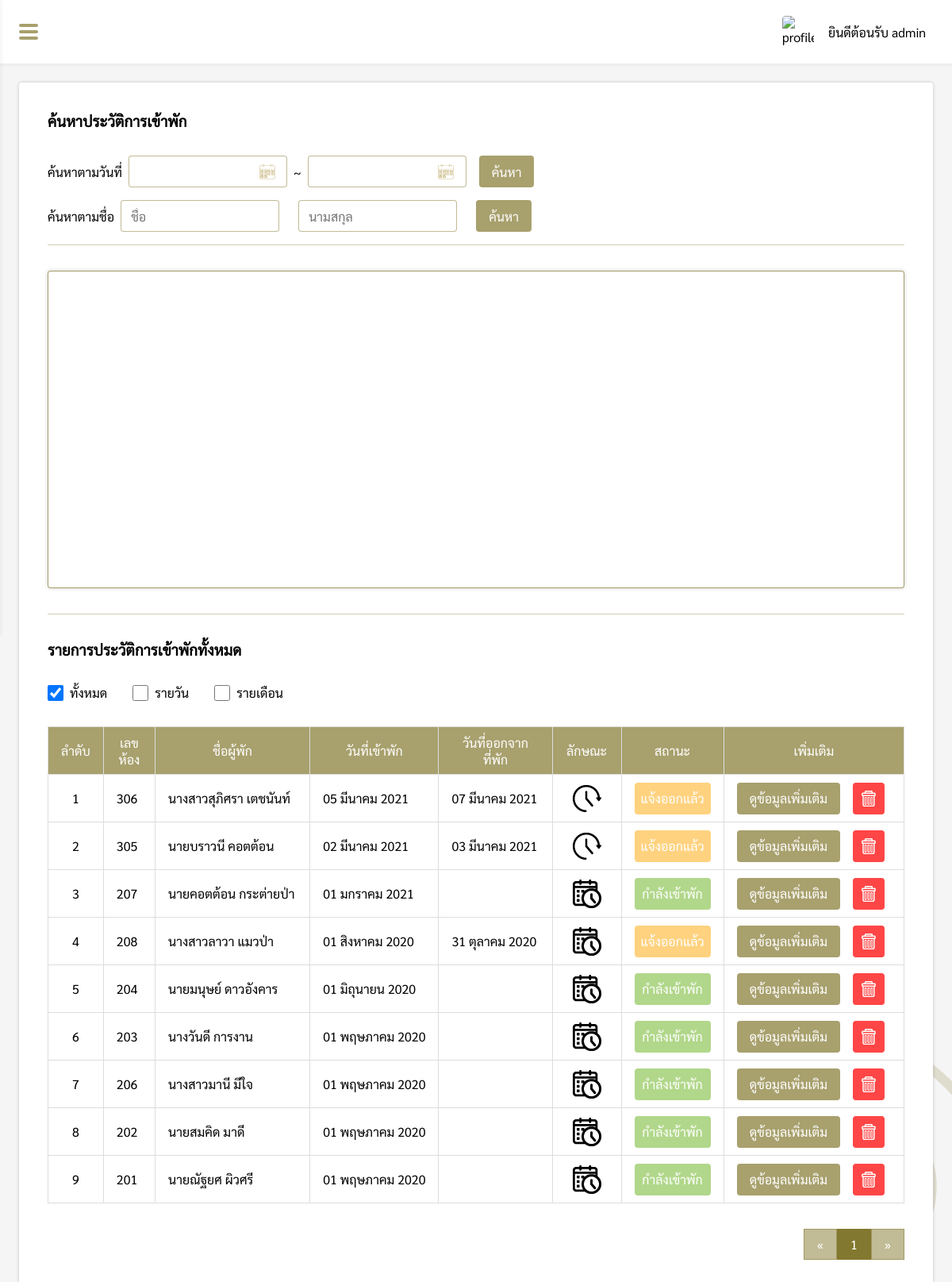
/pages/manage/roomList/roomHistory.php (signed in), run on the app's committed database.
### tables this page shows
CREATE TABLE `roommember` (
  `member_id` int(11) NOT NULL,
  `room_id` varchar(10) NOT NULL,
  `come_date` varchar(20) NOT NULL,
  `out_date` varchar(20) DEFAULT NULL,
  `member_cat` varchar(20) NOT NULL,
  `member_status` varchar(20) NOT NULL,
  `member_deposit` float(11,2) NOT NULL,
  `name_title` varchar(10) NOT NULL,
  `firstname` varchar(50) NOT NULL,
  `lastname` varchar(50) NOT NULL,
  `nickname` varchar(50) NOT NULL,
  `id_card` varchar(13) NOT NULL,
  `phone` varchar(10) NOT NULL,
  `email` varchar(100) NOT NULL,
  `birthday` varchar(20) DEFAULT NULL,
  `age` int(11) DEFAULT NULL,
  `race` varchar(50) DEFAULT NULL,
  `nationality` varchar(50) DEFAULT NULL,
  `job` varchar(50) DEFAULT NULL,
  `address` varchar(100) DEFAULT NULL,
  `pic_idcard` varchar(100) DEFAULT NULL,
  `pic_home` varchar(100) DEFAULT NULL,
  `name_title2` varchar(10) DEFAULT NULL,
  `firstname2` varchar(50) DEFAULT NULL,
  `lastname2` varchar(50) DEFAULT NULL,
  `nickname2` varchar(50) DEFAULT NULL,
  `id_card2` varchar(13) DEFAULT NULL,
  `phone2` varchar(10) DEFAULT NULL,
  `email2` varchar(100) DEFAULT NULL,
  `birthday2` varchar(20) DEFAULT NULL,
  `age2` int(11) DEFAULT NULL,
  `race2` varchar(50) DEFAULT NULL,
  `nationality2` varchar(50) DEFAULT NULL,
  `job2` varchar(50) DEFAULT NULL,
  `address2` varchar(100) DEFAULT NULL,
  `pic_idcard2` varchar(100) DEFAULT NULL,
  `pic_home2` varchar(100) DEFAULT NULL,
  `people` int(11) NOT NULL
);

### pages/manage/roomList/roomHistory.php (the view, shortened to what this page needs)
<?php
if($_SESSION["level"] == "admin" || $_SESSION["level"] == "employee"){
    include("../../connection.php");
    function DateThai($strDate){
        $strYear = date("Y",strtotime($strDate));
        $strMonth= date("n",strtotime($strDate));
        $strDay= date("d",strtotime($strDate));
        $strMonthCut = Array("","มกราคม", "กุมภาพันธ์", "มีนาคม","เมษายน", "พฤษภาคม", "มิถุนายน", "กรกฎาคม","สิงหาคม", "กันยายน", "ตุลาคม", "พฤศจิกายน", "ธันวาคม");
        $strMonthThai=$strMonthCut[$strMonth];
        return "$strDay $strMonthThai $strYear";
    }
    $from = @$_REQUEST["from"];
    $to = @$_REQUEST["to"];
    $check = @$_REQUEST["style"];
    $first = @$_REQUEST["name"];
    $last = @$_REQUEST["last"];
    if(isset($from) && isset($to)){
        $query = "SELECT come_date, COALESCE(SUM(member_cat = 'รายเดือน'),0) AS month_total, COALESCE(SUM(member_cat = 'รายวัน')) AS daily_total FROM roommember WHERE come_date BETWEEN '$from' AND '$to' GROUP BY come_date ORDER BY come_date ASC";
        $query = "SELECT * FROM (SELECT come_date, COALESCE(SUM(member_cat = 'รายเดือน'),0) AS month_total, COALESCE(SUM(member_cat = 'รายวัน')) AS daily_total FROM roommember WHERE come_date BETWEEN '$from' AND '$to' GROUP BY come_date ORDER BY come_date DESC LIMIT 5) sub ORDER BY come_date ASC";
    }else{
        $query = "SELECT * FROM (SELECT come_date, COALESCE(SUM(member_cat = 'รายเดือน'),0) AS month_total, COALESCE(SUM(member_cat = 'รายวัน')) AS daily_total FROM roommember GROUP BY come_date ORDER BY come_date DESC LIMIT 5) sub ORDER BY come_date ASC";
    }
    $query_result = mysqli_query($conn, $query);
    $datax = array();
    foreach ($query_result as $k) {
        $datax[] = "['".DateThai($k['come_date'])."',".$k['daily_total'].",".$k['month_total']."]";
    }
    $datax = implode(",", $datax);
?>
<!DOCTYPE html>
<html lang="en">
<head>
    <link rel="stylesheet" href="../../../css/history.css">
    <link rel="stylesheet" href="../../../css/my-style.css">
    <link rel="stylesheet" href="../../../css/navbar.css">
</head>
<body>
    <?php include("../../../components/sidebar.php"); ?>
    <div class="box">
        <div id="box-padding" style="padding:24px;">
            <div class="history-box">
                <h3>ค้นหาประวัติการเข้าพัก</h3>
                <div class="search">
                    <label class="search-topic" style="padding:10px 8px 0 0;">ค้นหาตามวันที่</label>
                    <div class="from-box" style="position:relative;">
                        <input type="text" class="roundtrip-input" id="date_from"
                            value="<?php if(isset($from)){ echo DateThai($from); } ?>">
                    </div>
                    <label class="to-text" style="padding:10px 8px 0 8px;">~</label>
                    <div class="to-box" style="position:relative;">
                        <input type="text" class="roundtrip-input" id="date_to"
                            value="<?php if(isset($to)){ echo DateThai($to); } ?>">
                    </div>
                    <button class="search-btn" type="button" id="searchHistory" style="margin: 0 16px;">ค้นหา</button>
                    <div class="n_search">
                        <p>ค้นหาตามชื่อ</p>
                        <input type="text" id="first" value="<?php echo $first; ?>" placeholder="ชื่อ">
                        <input type="text" id="last" style="margin-left:16px;" value="<?php echo $last; ?>" placeholder="นามสกุล">
                        <button style="margin-left:16px;" id="search_name">ค้นหา</button>
                    </div>
                </div>
                <div class="hr" style="margin-top:16px;"></div>
                <div>
                    <div class="card">
                        <?php
                        if(strlen($datax) != 0){
                        ?>
                        <div id="columnchart_material1" class="chart"></div>
                        <?php
                        }else{
                            echo "<p style='margin:auto;'>ไม่มีข้อมูล</p>";
                        }
                        ?>
                    </div>
                    <div class="hr"></div>
                    <div>
                        <h3>รายการประวัติการเข้าพักทั้งหมด</h3>
                        <?php
                        $perpage = 10;
                        if(isset($_GET['page'])){
                            $page = $_GET['page'];
                        }else{
                            $page = 1;
                        }
                        $start = ($page - 1) * $perpage;
                        $num = $start + 1;
                        if(isset($from) && isset($to) && !isset($check)){
                            $sql = "SELECT member_id, room_id, come_date, out_date, member_cat, member_status, name_title, firstname, lastname FROM roommember WHERE come_date BETWEEN '$from' AND '$to' ORDER BY member_id DESC";
                        }else if(isset($first) && !isset($last)){
                            $sql = "SELECT member_id, room_id, come_date, out_date, member_cat, member_status, name_title, firstname, lastname FROM roommember WHERE firstname = '$first' ORDER BY member_id DESC";
                        }else if(!isset($first) && isset($last)){
                            $sql = "SELECT member_id, room_id, come_date, out_date, member_cat, member_status, name_title, firstname, lastname FROM roommember WHERE lastname = '$last' ORDER BY member_id DESC";
                        }else if(isset($first) && isset($last)){
                            $sql = "SELECT member_id, room_id, come_date, out_date, member_cat, member_status, name_title, firstname, lastname FROM roommember WHERE firstname = '$first' AND lastname = '$last' ORDER BY member_id DESC";
                        }else{
                            $sql = "SELECT member_id, room_id, come_date, out_date, member_cat, member_status, name_title, firstname, lastname FROM roommember ORDER BY member_id DESC";
                        }
                        $result = $conn->query($sql);
                        ?>
                        <div style="display:flex;align-items:center;">
                            <div style="padding:32px 16px 32px 0;display: flex;align-items: center;">
                                <input type="checkbox" id="all" <?php if(!isset($check)){ echo "checked"; } ?>>
                                <label for="scales">ทั้งหมด</label>
                            </div>
                            <div style="padding:32px 16px;display: flex;align-items: center;">
                                <input type="checkbox" id="daily_check" <?php if($check == "daily"){ echo "checked"; } ?>>
                                <label for="scales">รายวัน</label>
                            </div>
                            <div style="padding:32px 16px;display: flex;align-items: center;">
                                <input type="checkbox" id="month_check" <?php if($check == "month"){ echo "checked"; } ?>>
                                <label for="scales">รายเดือน</label>
                            </div>
                        </div>
                        <?php
                        if($result->num_rows > 0){
                        ?>
                        <div style="overflow-x: auto;overflow-y:hidden;">
                            <table>
                                <tr>
                                    <th>ลำดับ</th>
                                    <th>เลขห้อง</th>
                                    <th>ชื่อผู้พัก</th>
                                    <th>วันที่เข้าพัก</th>
                                    <th>วันที่ออกจากที่พัก</th>
                                    <th>ลักษณะ</th>
                                    <th>สถานะ</th>
                                    <th>เพิ่มเติม</th>
                                </tr>
                                <?php
                                while($row = $result->fetch_assoc()){
                                ?>
                                <tr>
                                    <td><?php echo $num; ?></td>
                                    <td><?php echo $row["room_id"]; ?></td>
                                    <td><?php echo $row["name_title"].$row["firstname"] ." " .$row["lastname"]; ?></td>
                                    <td><?php echo DateThai($row["come_date"]); ?></td>
                                    <td><?php if(isset($row["out_date"])){ echo DateThai($row["out_date"]); } ?></td>
                                    <td><img id="cat"
                                        src="<?php if($row['member_cat'] == 'รายวัน'){ echo '../../../img/tool/clock-icon.png'; }else if($row['member_cat'] == 'รายเดือน'){ echo '../../../img/tool/calendar-icon.png'; } ?>"
                                        alt="category-icon" title="<?php if($row['member_cat'] == 'รายวัน'){ echo "รายวัน"; }else if($row['member_cat'] == 'รายเดือน'){ echo "รายเดือน"; } ?>"></td>
                                    <td>
                                        <?php
                                        if($row['member_status'] == "กำลังเข้าพัก"){
                                        ?>
                                        <div class="come">
                                            <p><?php echo $row["member_status"]; ?></p>
                                        </div>
                                        <?php
                                        }else if($row['member_status'] == "แจ้งออกแล้ว"){
                                        ?>
                                        <div class="out">
                                            <p><?php echo $row["member_status"]; ?></p>
                                        </div>
                                        <?php
                                        }
                                        ?>
                                    </td>
                                    <td>
                                        <div class="option-grid" <?php if($_SESSION["level"] == "employee"){ echo "style='display:block;'"; } ?>>
                                            <a href="<?php if($row["member_cat"] == "รายเดือน"){ echo "memberDetail.php?member_id=".$row["member_id"]; }else if($row["member_cat"] == "รายวัน"){ echo "memberDetail_daily.php?member_id=".$row["member_id"]; } ?>" title="ดูข้อมูลเพิ่มเติม"><button <?php if($_SESSION["level"] == "employee"){ echo "style='width:100%;'"; } ?>>ดูข้อมูลเพิ่มเติม</button></a>
                                            <?php
                                            if($_SESSION["level"] == "admin"){
                                            ?>
                                            <button class="del-btn" id="<?php echo $row["member_id"]; ?>" title="ลบข้อมูล"></button>
                                            <?php } ?>
                                        </div>
                                    </td>
                                </tr>
                                <?php $num++; } ?>
                            </table>
                        </div>
                        <?php
                        $sql2 = "SELECT * FROM roommember";
                        $query2 = mysqli_query($conn, $sql2);
                        $total_record = mysqli_num_rows($query2);
                        $total_page = ceil($total_record / $perpage);
                        ?>
                        <div style="display:flex;justify-content:flex-end">
                            <div class="pagination">
                                <?php
                                if(isset($from) && isset($to) && !isset($check)){
                                ?>
                                <a href="roomHistory.php?from=<?php echo $from; ?>&to=<?php echo $to; ?>&page=1">&laquo;</a>
                                <?php for($i=1;$i<=$total_page;$i++){ ?>
                                <a href="roomHistory.php?from=<?php echo $from; ?>&to=<?php echo $to; ?>&page=<?php echo $i; ?>"
                                    <?php if($page == $i){ echo "style='background-color: rgb(131, 120, 47, 1);color:#fff;'"; }?>><?php echo $i; ?></a>
                                <?php } ?>
                                <a href="roomHistory.php?from=<?php echo $from; ?>&to=<?php echo $to; ?>&page=<?php echo $total_page; ?>">&raquo;</a>
                                <?php
                                }else{
                                ?>
                                <a href="roomHistory.php?page=1">&laquo;</a>
                                <?php for($i=1;$i<=$total_page;$i++){ ?>
                                <a href="roomHistory.php?page=<?php echo $i; ?>"
                                    <?php if($page == $i){ echo "style='background-color: rgb(131, 120, 47, 1);color:#fff;'"; }?>><?php echo $i; ?></a>
                                <?php } ?>
                                <a href="roomHistory.php?page=<?php echo $total_page; ?>">&raquo;</a>
                                <?php } ?>
                            </div>
                        </div>
                        <?php
                        }else{
                            echo "<div style='padding-top:32px;'>ไม่มีรายการประวัติการเข้าพัก</div>";
                        }
                        ?>
                    </div>
                </div>
            </div>
        </div>
    </div>
</body>
</html>
<?php
}else{
    Header("Location: ../../login.php");
}

### data on the page
roommember: room "306", name_title "นางสาว", firstname "สุภิศรา", lastname "เตชนันท์", come_date "05 มีนาคม 2021", out_date "07 มีนาคม 2021", member_status "แจ้งออกแล้ว"
roommember: room "305", name_title "นาย", firstname "บราวนี", lastname "คอตต้อน", come_date "02 มีนาคม 2021", out_date "03 มีนาคม 2021", member_status "แจ้งออกแล้ว"
roommember: room "207", name_title "นาย", firstname "คอตต้อน", lastname "กระต่ายป่า", come_date "01 มกราคม 2021", member_status "กำลังเข้าพัก"
roommember: room "208", name_title "นางสาว", firstname "ลาวา", lastname "แมวป่า", come_date "01 สิงหาคม 2020", out_date "31 ตุลาคม 2020", member_status "แจ้งออกแล้ว"
roommember: room "204", name_title "นาย", firstname "มนุษย์", lastname "ดาวอังคาร", come_date "01 มิถุนายน 2020", member_status "กำลังเข้าพัก"
roommember: room "203", name_title "นาง", firstname "วันดี", lastname "การงาน", come_date "01 พฤษภาคม 2020", member_status "กำลังเข้าพัก"
roommember: room "206", name_title "นางสาว", firstname "มานี", lastname "มีใจ", come_date "01 พฤษภาคม 2020", member_status "กำลังเข้าพัก"
roommember: room "202", name_title "นาย", firstname "สมคิด", lastname "มาดี", come_date "01 พฤษภาคม 2020", member_status "กำลังเข้าพัก"
roommember: room "201", name_title "นาย", firstname "ณัฐยศ", lastname "ผิวศรี", come_date "01 พฤษภาคม 2020", member_status "กำลังเข้าพัก"

### other printed values
$_SESSION['name'] "admin"
